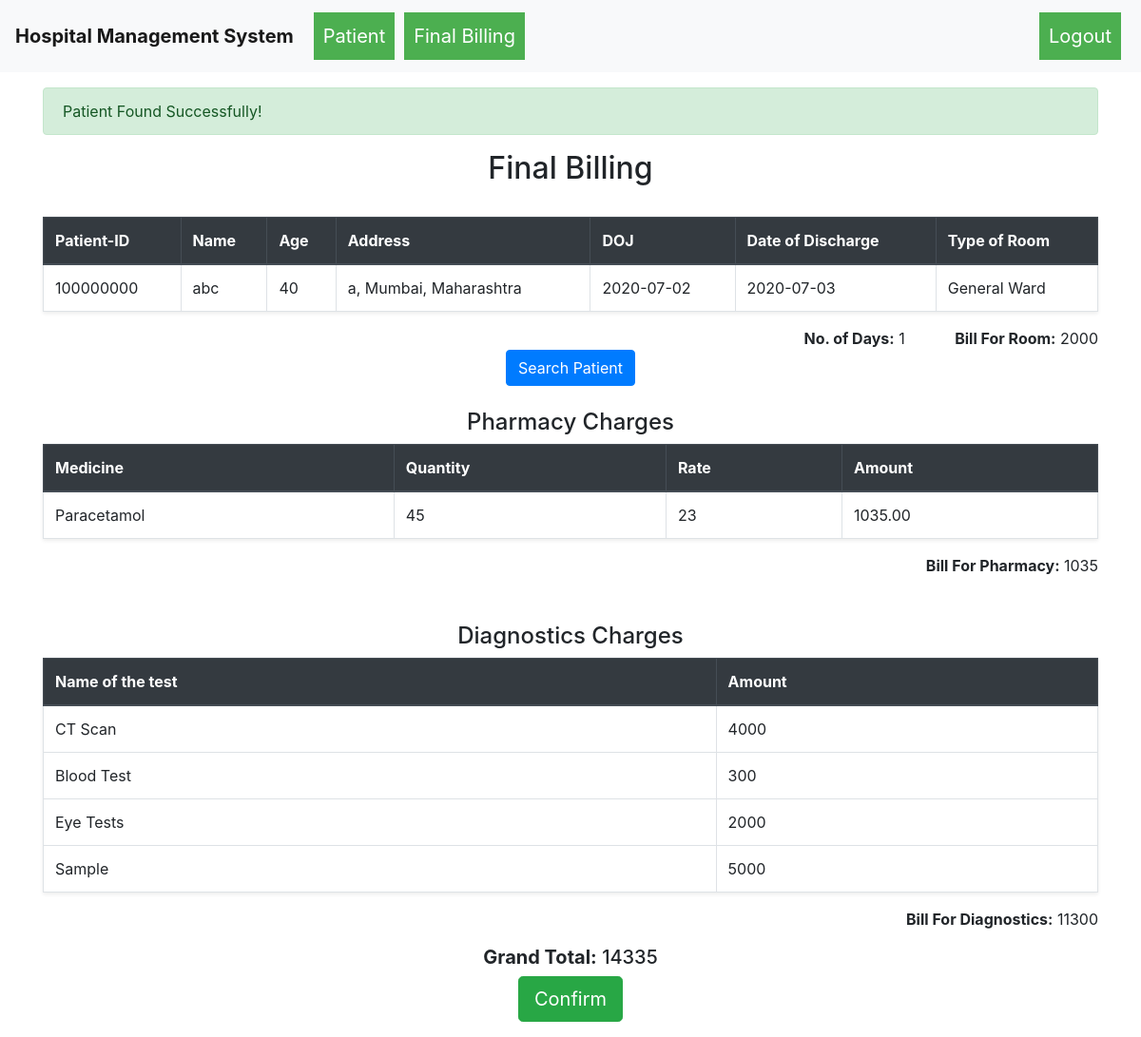
The app's page /final_billing?pid=100000000 (signed in) with its own data.
### hospital_management_system/models.py (models this page shows)
class Patient(db.Model):
    __table_args__ = {'sqlite_autoincrement': True}
    id = db.Column(db.Integer, primary_key=True)
    ssid = db.Column(db.String(250), unique=True, nullable=False)
    name = db.Column(db.String(80), nullable=False)
    age = db.Column(db.Integer, nullable=False)
    date_of_admission = db.Column(db.Date, nullable=False)
    type_of_bed = db.Column(db.String(80), nullable=False)
    address = db.Column(db.String(250), nullable=False)
    city = db.Column(db.String(250), nullable=False)
    state = db.Column(db.String(250), nullable=False)
    status = db.Column(db.String(100), nullable=False)

class Medicines(db.Model):
    __table_args__ = {'sqlite_autoincrement': True}
    id = db.Column(db.Integer, primary_key=True)
    name = db.Column(db.String(80), nullable=False)
    quantity_available = db.Column(db.Integer, nullable=False)
    rate = db.Column(db.Integer, nullable=False)

class MedicinesIssued(db.Model):
    __table_args__ = {'sqlite_autoincrement': True}
    id = db.Column(db.Integer, primary_key=True)
    med_id = db.Column(db.Integer, nullable=False)
    p_id = db.Column(db.Integer, nullable=False)
    quantity = db.Column(db.Integer, nullable=False)

class Diagnostic_test(db.Model):
    id = db.Column(db.Integer, primary_key=True, autoincrement=True)
    test_name = db.Column(db.String(80), nullable=False)
    test_cost = db.Column(db.Integer, nullable=False)

### hospital_management_system/routes.py (the view)
@app.route("/final_billing", methods=["GET","POST"])
def final_billing():
    data = {}
    if not session.get("username"):
        return redirect("/")
    if session.get("username") != "admin":
        return redirect("/")
    meds = Medicines.query.all()
    tests = Diagnostic_test.query.all()
    med_is = ""
    test_is = ""
    if "pid" in request.args.keys():
        p_id = request.args.get("pid")
        patient = Patient.query.filter_by(id=p_id).first()
        if patient:
            data["today_date"] = datetime.now().date()
            data["days"] = str(data["today_date"] - patient.date_of_admission)[0]
            room_bill = ""
            if patient.type_of_bed == "General Ward":
                data["room_bill"] = int(data["days"]) * 2000
                room_bill = int(data["days"]) * 2000
            elif patient.type_of_bed == "Semi Sharing":
                data["room_bill"] = int(data["days"]) * 4000
                room_bill = int(data["days"]) * 4000
            else:
                data["room_bill"] = int(data["days"]) * 8000
                room_bill = int(data["days"]) * 8000
            med_is = MedicinesIssued.query.filter_by(p_id=p_id)
            p_bill = []
            for i in med_is:
                for j in meds:
                    if i.med_id == j.id:
                        p_bill.append(j.rate*i.quantity)
            data["p_bill"] = sum(p_bill)
            test_is = DiagnosticIssued.query.filter_by(p_id=p_id)
            test_bill = []
            for i in test_is:
                for j in tests:
                    if i.test_id == j.id:
                       test_bill.append(j.test_cost)
            data["test_bill"] = sum(test_bill)
            data["total_bill"] = data["test_bill"] + data["p_bill"] + room_bill
            if request.method == "GET":
                flash("Patient Found Successfully!")
        else:
            patient = ["id", "name", "age", "address", "doj", "type of room"]
            flash("Patient With this Id not found!!")
    else:
        patient = ["id", "name", "age", "address", "doj", "type of room"]
    if request.method == "POST":
        p_id = request.args.get("pid")
        patient = Patient.query.filter_by(id=p_id).update(dict(status="Discharged"))
        db.session.commit()
        patient = Patient.query.filter_by(id=p_id).first()
        flash("Payment Done Successfully!!")
    return render_template("final_billing.html", patient=patient, med_is=med_is, meds=meds, tests=tests, test_is=test_is, data=data, username=session.get("username"))

### hospital_management_system/templates/final_billing.html (shortened to what this page needs)
{% extends 'base.html' %}
{% block body %}
    <div class="container">
        <div class="row">
            <div class="col-md-12">
                {% with messages = get_flashed_messages() %}
                {% if messages %}
                  {% for message in messages %}
                    {% if message == "Patient With this Id not found!!" %}
                        <div class="alert alert-danger mt-3">{{message}}</div>
                    {% else %}
                        <div class="alert alert-success mt-3">{{message}}</div>
                    {% endif %}
                {% endfor %}
                {% endif %}
              {% endwith %}
                    <h2 class="text-center mt-3"> Final Billing </h2>
                    <br>
                    <table class="table table-bordered shadow-sm">
                        <thead class="thead-dark">
                            <tr>
                                <th>Patient-ID</th>
                                <th>Name</th>
                                <th>Age</th>
                                <th>Address</th>
                                <th>DOJ</th>
                                <th>Date of Discharge</th>
                                <th>Type of Room</th>
                            </tr>
                        </thead>
                        <tbody>
                                <tr>
                                    {% if patient.0 == 'id' %}
                                        <td class="text-muted">{{patient.0}}</td>
                                        <td class="text-muted">{{patient.1}}</td>
                                        <td class="text-muted">{{patient.2}}</td>
                                        <td class="text-muted">{{patient.3}}</td>
                                        <td class="text-muted">{{patient.4}}</td>
                                        <td class="text-muted">date of discharge</td>
                                        <td class="text-muted">{{patient.5}}</td>
                                    {% else %}
                                        <td id="patient_id">{{patient.id}}</td>
                                        <td>{{patient.name}}</td>
                                        <td>{{patient.age}}</td>
                                        <td>{{patient.address}}, {{patient.city}}, {{patient.state}}</td>
                                        <td>{{patient.date_of_admission}}</td>
                                        <td>{{data["today_date"]}}</td>
                                        <td>{{patient.type_of_bed}}</td>
                                    {% endif %}
                                </tr>
                        </tbody>
                        </table>
                        {% if patient.0 == 'id' %}
                        {% else %}
                        <div class="text-right">
                            <span><strong>No. of Days:</strong> {{data["days"]}}</span> <span class="ml-5"><strong>Bill For Room:</strong> {{data["room_bill"]}}</span>
                        </div>
                        {% endif %}
                        <div class="text-center">
                    <button type="button" class="btn btn-primary" data-toggle="modal" data-target="#patient">
                        Search Patient
                    </button>
                </div>
                        {% if patient.0 == 'id' %}
                        {% else %}
                    <h4 class="text-center">Pharmacy Charges</h4>
                    <table class="table table-bordered shadow-sm">
                        <thead class="thead-dark">
                            <tr>
                                <th>Medicine</th>
                                <th>Quantity</th>
                                <th>Rate</th>
                                <th>Amount</th>
                            </tr>
                        </thead>
                        <tbody>
                            {% for i in med_is %}
                                <tr>
                                    {% for j in meds %}
                                        {% if i.med_id == j.id %}
                                            <td>{{j.name}}</td>
                                            <td>{{i.quantity}}</td>
                                            <td>{{j.rate}}</td>
                                            <td>{{ '%0.2f' | format(j.rate * i.quantity|float)}}</td>
                                        {% endif %}
                                    {% endfor %}
                                </tr>
                            {% endfor %}
                        </tbody>
                        </table>
                        <div class="text-right">
                        <span class="ml-5"><strong>Bill For Pharmacy:</strong> {{data["p_bill"]}}</span>
                        </div>
                        <br>
                        <br>
                <div class="row">
                    <div class="col-md-12">
                        <h4 class="text-center">Diagnostics Charges</h4>
                        <table class="table table-bordered shadow-sm">
                            <thead class="thead-dark">
                                <tr>
                                    <th>Name of the test</th>
                                    <th>Amount</th>
                                </tr>
                            </thead>
                            <tbody>
                               {% for i in test_is %}
                                <tr>
                                    {% for j in tests %}
                                        {% if i.test_id == j.id %}
                                            <td>{{j.test_name}}</td>
                                            <td>{{j.test_cost}}</td>
                                        {% endif %}
                                    {% endfor %}
                                </tr>
                               {% endfor %}
                            </tbody>
                        </table>
                        <div class="text-right">
                            <span class="ml-5"><strong>Bill For Diagnostics:</strong> {{data["test_bill"]}}</span>
                        </div>
                    </div>
                </div>
                    <div class="text-center my-3">
                        <h5 class="my-2"><strong>Grand Total:</strong> {{data["total_bill"]}}</h5>
                        <form action="" method="POST">
                            <button type="submit" class="btn btn-success btn-lg">Confirm</button>
                        </form>
                    </div>
                    {% endif %}
            </div>
        </div>
    </div>
{% endblock %}

### hospital_management_system/templates/base.html (shortened to what this page needs)
<!DOCTYPE html>
<html lang="en">
<head>
    <link rel="stylesheet" href="{{ url_for('static',filename='css/bootstrap.min.css') }}">
    <link rel="stylesheet" href="{{ url_for('static', filename='css/dropdown.css') }}">
</head>
<body>
    {% include 'header.html' %}
    {% block body %}
    {% endblock %}
</body>
</html>

### hospital_management_system/templates/header.html (shortened to what this page needs)
<nav class="navbar navbar-expand-lg navbar-light bg-light">
    <a class="navbar-brand font-weight-bolder">Hospital Management System</a>
    <div class="collapse navbar-collapse" id="navbarNav">
      <ul class="navbar-nav mr-auto">
        {% if Login %}
        {% else %}
        {% if username == "admin" %}
        <div class="dropdown">
          <a href="{{url_for('patient_list')}}"><button style="padding: 10px; margin: 5px;" class="dropbtn">Patient</button></a>
        </div>
        {% endif %}
          {% if username == "admin" %}
          <div class="dropdown">
            <a href="{{url_for('final_billing')}}"><button style="padding: 10px; margin: 5px;" class="dropbtn">Final Billing</button>
            </div></a>
            {% endif %}
        {% endif %}
      </ul>
      <ul class="navbar-nav ml-auto">
        {% if Login %}
        {% else %}
        <div class="dropdown">
          <a href="{{url_for('logout')}}"><button style="padding: 10px; margin: 5px;" class="dropbtn">Logout</button>
        </div></a>
        {% endif %}
      </ul>
    </div>
  </nav>

### hospital_management_system/static/css/dropdown.css (style rules this page uses)
.dropbtn { background-color: #4CAF50; color: white; padding: 20px; font-size: 20px; border: none; }
.dropdown { position: relative; display: inline-block; }

### records on screen
Patient: id "100000000", name "abc", age "40", address "a", city "Mumbai", state "Maharashtra", date_of_admission "2020-07-02", type_of_bed "General Ward"
MedicinesIssued: quantity "45"
Medicines: name "Paracetamol", rate "23", j.rate*i.quantity|float "1035.00"
Diagnostic_test: test_name "CT Scan", test_cost "4000"
Diagnostic_test: test_name "Blood Test", test_cost "300"
Diagnostic_test: test_name "Eye Tests", test_cost "2000"
Diagnostic_test: test_name "Sample", test_cost "5000"

### other values on screen
{{ message }} "Patient Found Successfully!"
{{ data["today_date"] }} "2020-07-03"
{{ data["days"] }} "1"
{{ data["room_bill"] }} "2000"
{{ data["p_bill"] }} "1035"
{{ data["test_bill"] }} "11300"
{{ data["total_bill"] }} "14335"
